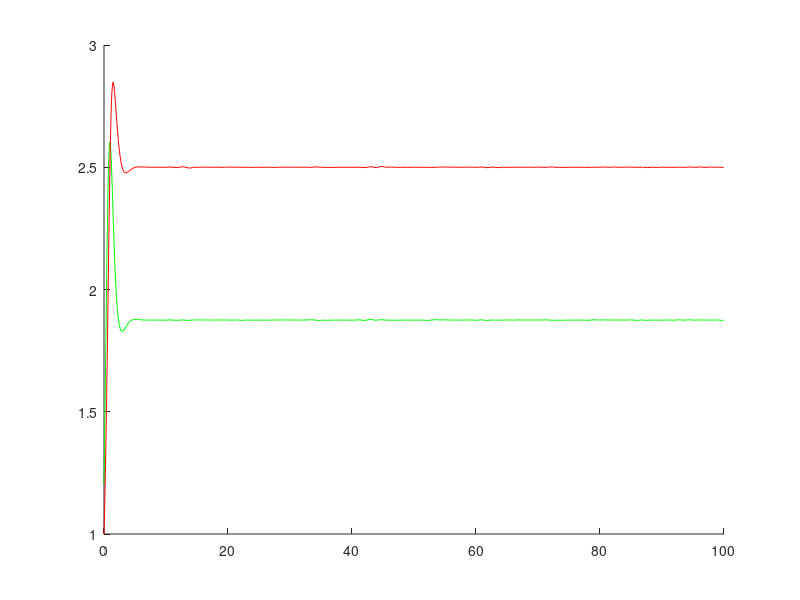

Recreate this plot in MATLAB.
hold on
interval=[0 100];

u0 = [1.2, 1]

f=@(t, u) [2.5*u(1)-u(1)*u(2); u(2) + 0.8*u(1)*u(2)-u(2)^2];

[t, u] = ode45(f, interval, u0)

u1 = u(:,1)
u2 = u(:,2)

plot(t, u1, 'g')

plot(t, u2, 'r')